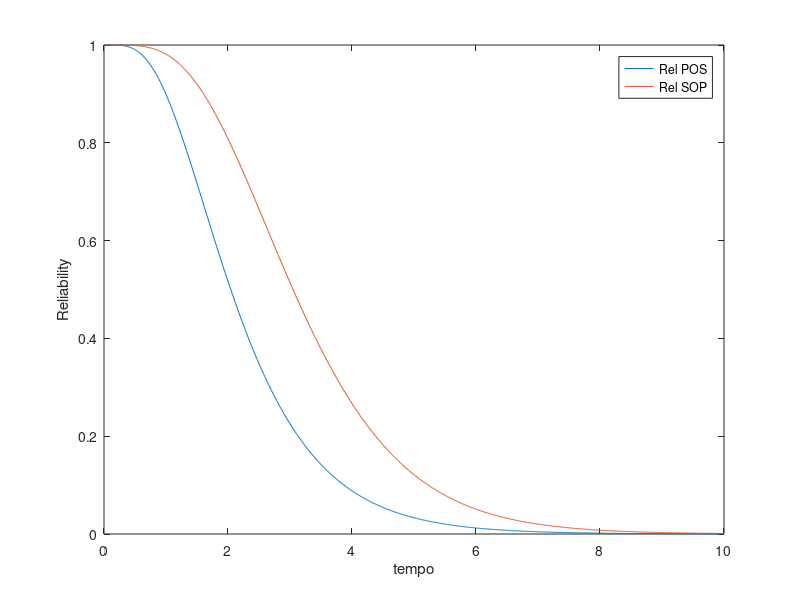

Here is the MATLAB script that generated this plot:
%%Confronto della Reliability del parallelo di una serie e della serie di
%%un parallelo. 

lambda=0.5;
t=linspace(0,10,1000);

R=exp(-lambda*t);

m=5;
s=2;

%Funzione del parallelo di una serie
Rpos=1-(1-(R.^s)).^m;
%Funzione serie di parallelo
Rsop=(1-((1-R).^m)).^s;

% Grafico

plot(t,Rpos,t,Rsop);
xlabel('tempo');
ylabel('Reliability');
legend('Rel POS','Rel SOP');